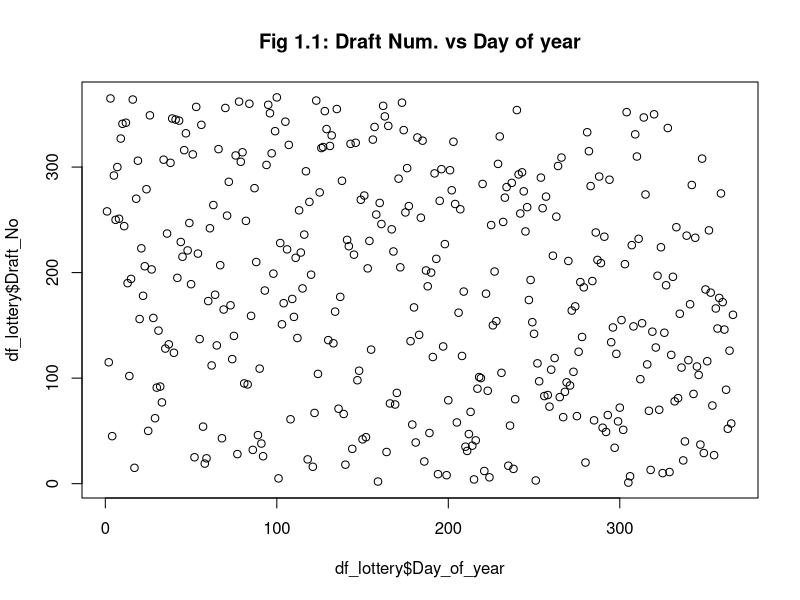
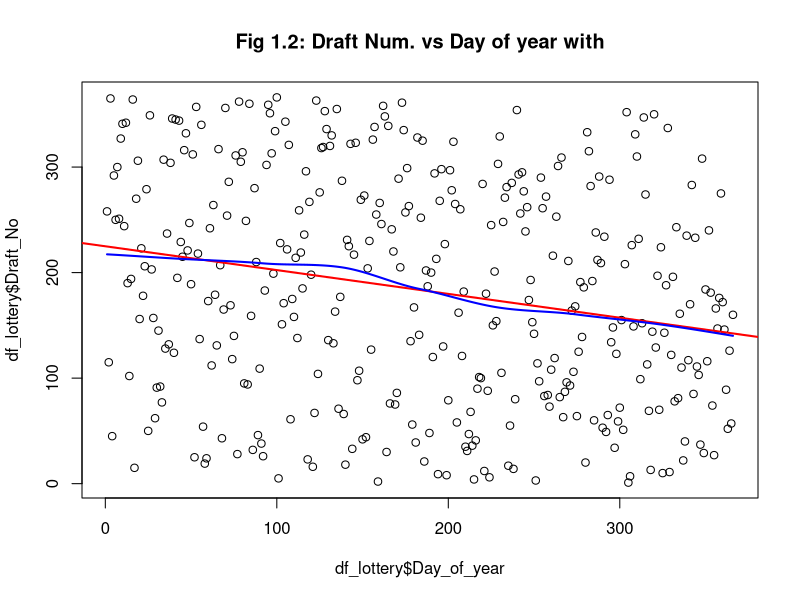

Recreate these plots in R, in order.
## ---- chunk 1
# Setup packages and data

library(magrittr)
library(dplyr)

# Read lottery data
df_lottery <- read.table("lottery.txt", col.names = c("Draft_No", "Day_of_year", "Letter_rank"))

## ---- chunk 2
# Question 1.1

plot(y=df_lottery$Draft_No,
     x=df_lottery$Day_of_year,
     main = "Fig 1.1: Draft Num. vs Day of year")

## ---- chunk 3
# Question 1.2

# Fit a regular linear model
linmod_curve <- lm(data = df_lottery,
                   Draft_No ~ Day_of_year)

# Fit a loess model
loess_curve <- loess(data = df_lottery,
                     Draft_No ~ Day_of_year)

# Add loess fitted values to dataframe
df_lottery <- df_lottery %>% mutate(loess_fitted = loess_curve$fitted)

# Plot data along with both fitted curves
p_linmod_curve <- plot(y=df_lottery$Draft_No,
                       x=df_lottery$Day_of_year,
                       main = "Fig 1.2: Draft Num. vs Day of year with")
# Add lm line
abline(b = linmod_curve$coefficients[2], a = linmod_curve$coefficients[1], col="red", lwd=2)

# Add loess curve
loess_data <- df_lottery %>% arrange(Day_of_year)
points(x=loess_data$Day_of_year, loess_data$loess_fitted, type = "l", col="blue", lwd = 2)

